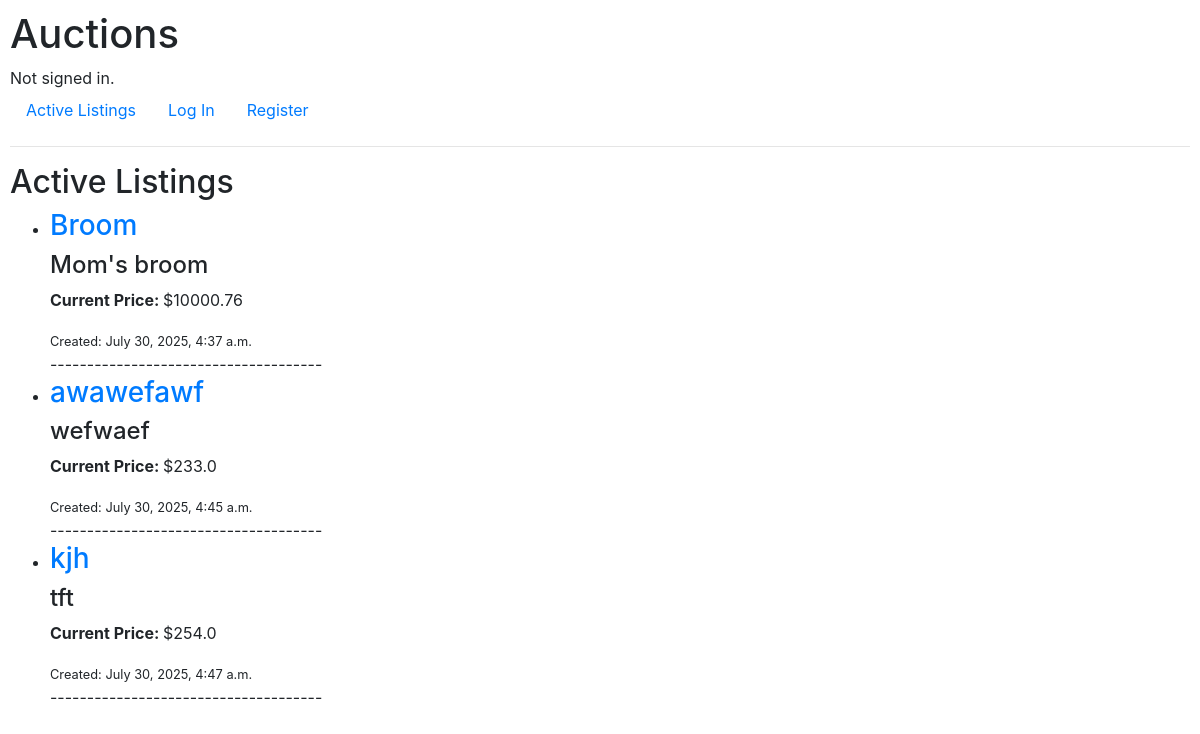
The app's page /, older data.
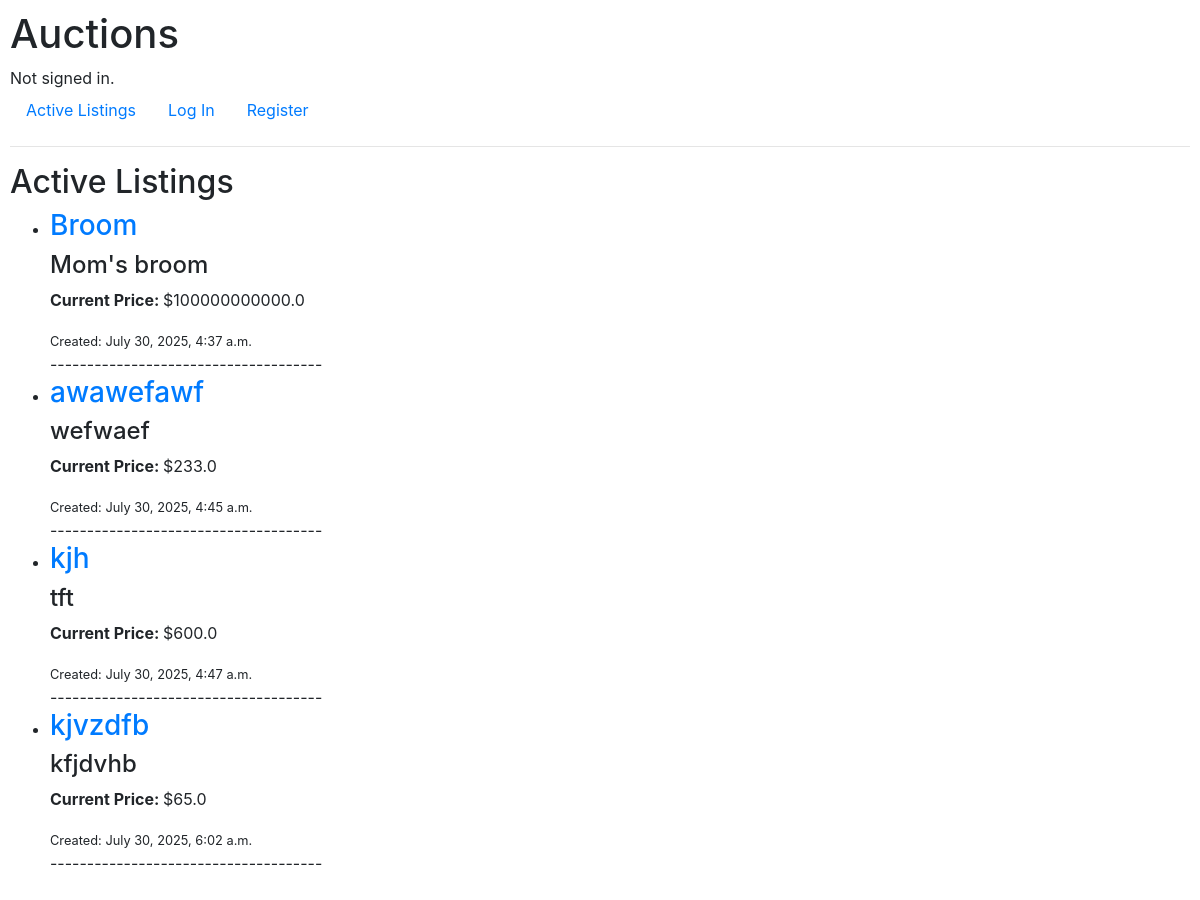
The same page, newer data.
### auctions/models.py (models this page shows, shortened)
class Auctions(models.Model):
    auction_id = models.BigAutoField(primary_key=True)
    auction_name = models.CharField(max_length=1000)
    item_image = models.CharField(
        max_length=10000, blank=True, null=True, default=None
    )
    item_category = models.CharField(max_length=1000, blank=True, null=True, default=None)
    item_name = models.CharField(max_length=1000, default="No Name")
    item_description = models.CharField(max_length=10000, default="None")
    starting_bid = models.FloatField()
    listing_creation_time = models.DateTimeField(auto_now_add=True)
    listed_by = models.ForeignKey(
        User, on_delete=models.CASCADE, related_name="listed_items"
    )
    current_bid = models.FloatField()
    current_bid_by = models.ForeignKey(
        User, blank=True, null=True,
        default=None,
        on_delete=models.SET_NULL,
        related_name="winning_bids"
    )
    status = models.CharField(max_length=4, default="Sale")
    sold_to = models.ForeignKey(
        User, blank=True,
        null=True,
        on_delete=models.SET_NULL,
        related_name="purchased_items",
    )

### auctions/views.py (the view)
# urls.py: path("", views.index, name="index"),
def index(request):
    return render(request, "auctions/index.html", {
        "auctions": Auctions.objects.all(),
    })

### auctions/templates/auctions/index.html (shortened to what this page needs)
{% extends "auctions/layout.html" %}
{% block body %}
    <h2>Active Listings</h2>
<ul>
    {% for auction in auctions %}
      <li>
        <h3><a href="{% url 'auctions:listing_page' auction.auction_id %}">{{ auction.auction_name }}</a></h3>
        <h4>{{ auction.item_name }}</h4>
        <p><strong>Current Price: </strong>${{ auction.current_bid }}</p>
        <small>Created: {{ auction.listing_creation_time }}</small>
      </li>
      -------------------------------------
    {% endfor %}
</ul>
{% endblock %}

Row changes from the older to the newer data that the page shows:
changed Auctions "Broom": current_bid "10000.76" → "100000000000.0"
changed Auctions "kjh": current_bid "254.0" → "600.0"
added Auctions: auction_name "kjvzdfb", item_name "kfjdvhb", current_bid "65.0", listing_creation_time "July 30, 2025, 6:02 a.m."
